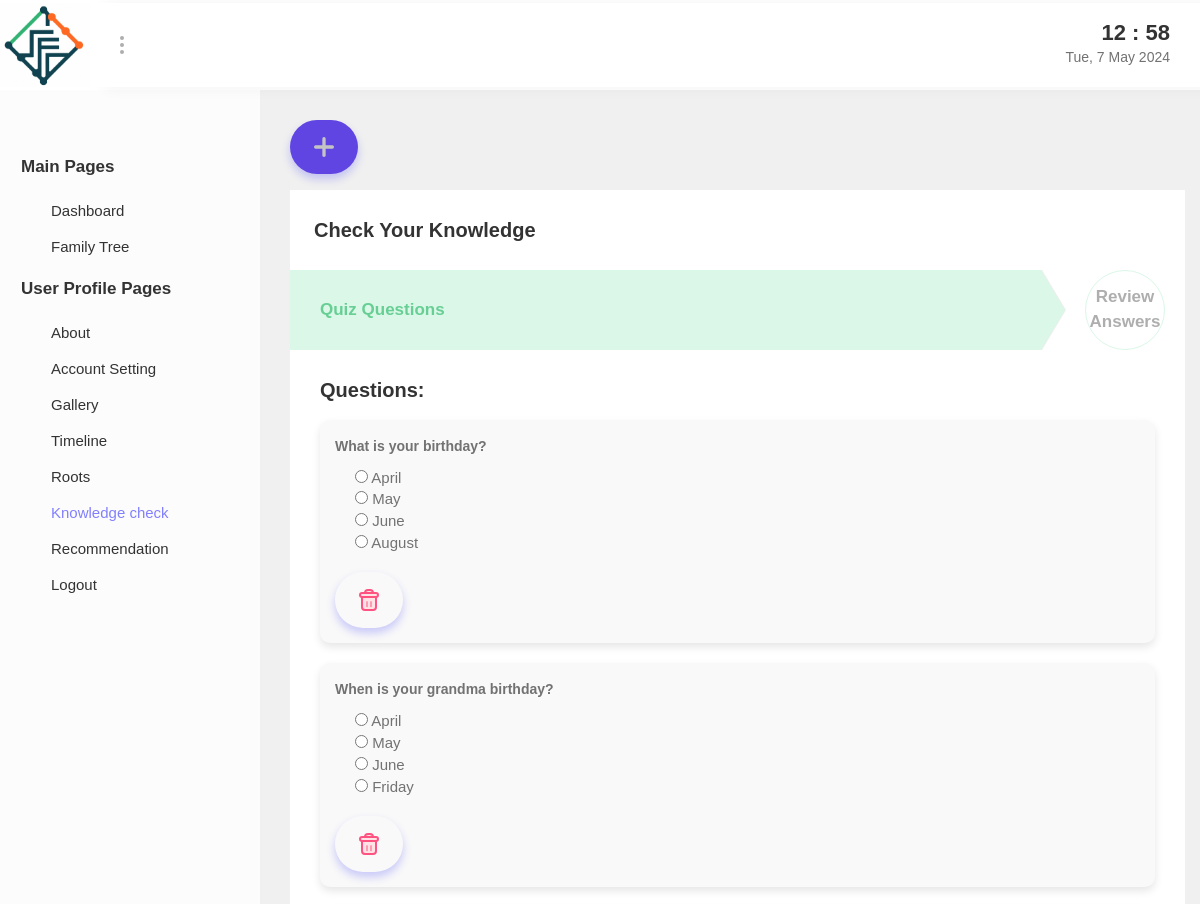
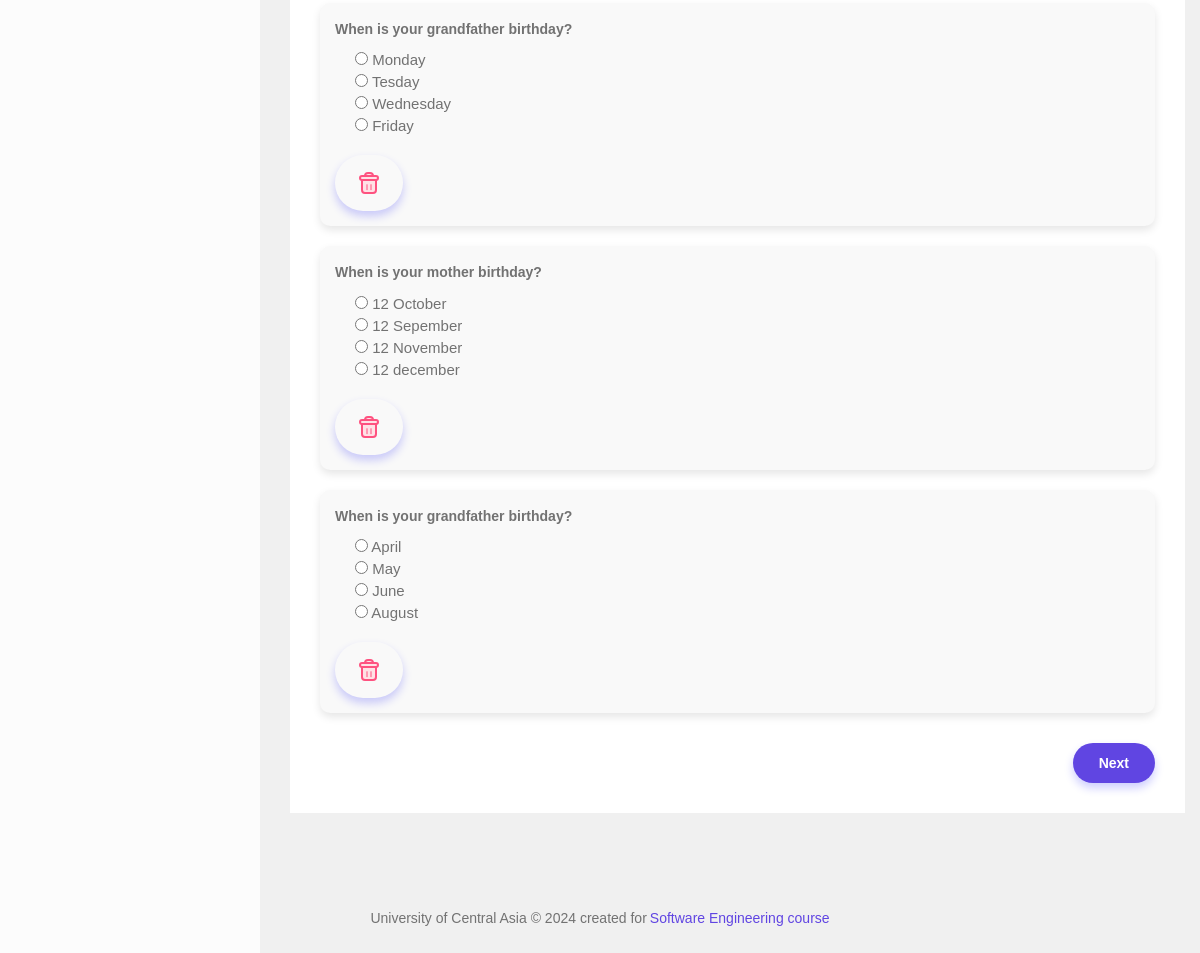
/quiz/ (signed in), run on an earlier commit of the app's database (2 pictures, top to bottom).
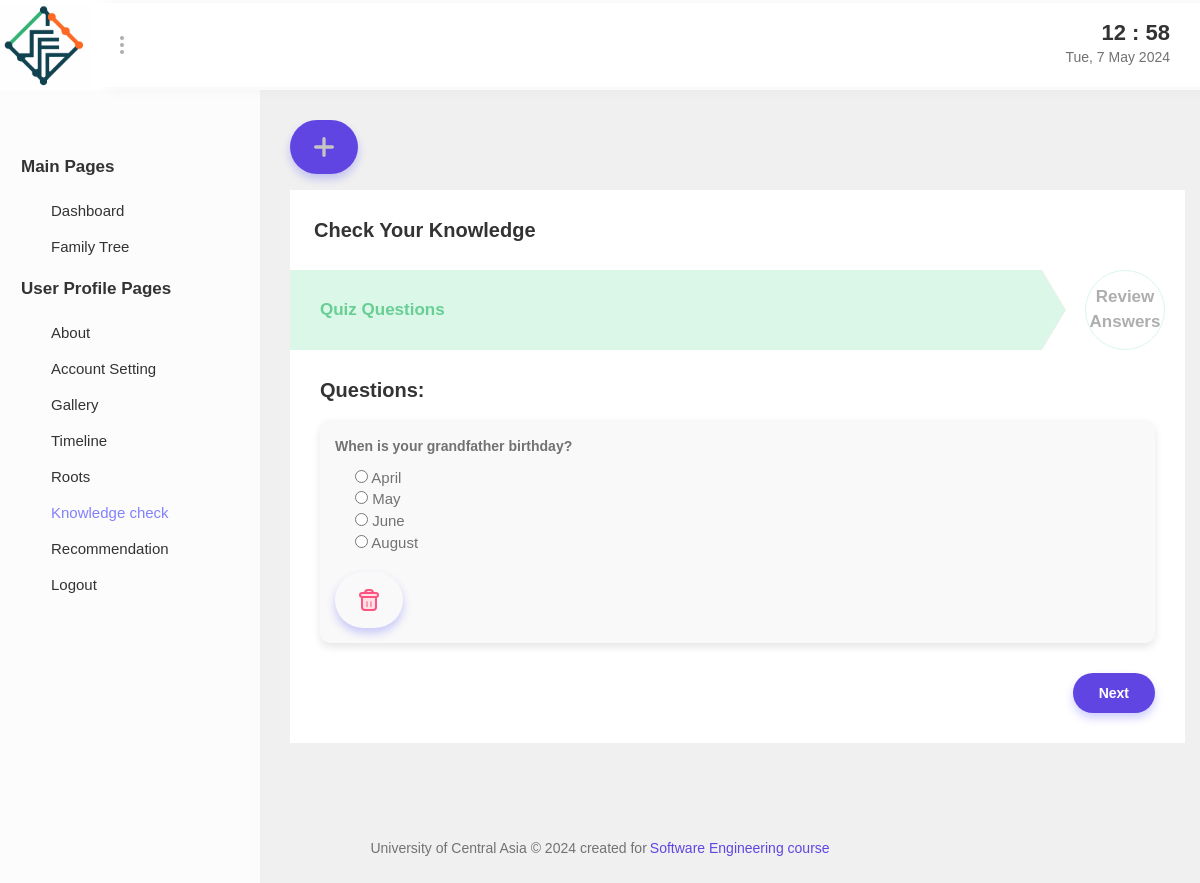
And on a later commit of the database.
### apps/core/models.py (models this page shows, shortened)
class Question(models.Model):
    user = models.ForeignKey(CustomUser, on_delete=models.CASCADE, related_name='questions', null=True, blank=True)
    question_text = models.TextField()
    option_one = models.CharField(max_length=200)
    option_two = models.CharField(max_length=200)
    option_three = models.CharField(max_length=200)
    option_four = models.CharField(max_length=200)
    correct_answer = models.CharField(max_length=200)

### apps/core/views.py (the view, shortened to what this page needs)
# urls.py: path('quiz/', views.quiz, name='quiz'),
@login_required
def quiz(request):
    try:
        questions = Question.objects.filter(user=request.user)
        return render(request, 'core/quiz/quiz.html', {'questions': questions})
    except Exception as e:
        logger.exception("An error occurred in quiz view: %s", str(e))
        return render(request, 'core/miscellaneous/404.html')

### templates/core/quiz/quiz.html (shortened to what this page needs)
<!DOCTYPE html>
{% load static %}
<html lang="zxx">
<head>
   <link rel="stylesheet" href="{% static 'bootstrap/css/bootstrap.min.css' %}">
   <link rel="stylesheet" href="{% static 'fonts/icofont/icofont.min.css' %}">
   <link rel="stylesheet" href="{% static 'plugins/perfect-scrollbar/perfect-scrollbar.min.css' %}">
   <link href="{% static 'plugins/jquery-smartwizard/smart_wizard_all.min.css' %}" rel="stylesheet" type="text/css" />
   <link rel="stylesheet" href="{% static 'css/style.css' %}">
</head>
<body>
    <div class="wrapper">
        {% include 'core/partials/header.html' %}
        <div class="main-wrapper">
            {% include 'core/partials/sidebar.html' %}
            <div class="main-content">
                <div class="container-fluid">
                    <div class="row">
                        <div class="col-12">
                            <button type="button" class="btn btn-primary mb-3" data-toggle="modal" data-target="#addQuestionModal" >
                                <img src="{% static 'img/svg/plus.svg' %}" alt="Add Timeline" width="20" height="20">
                            </button>
                            <div class="card mb-30">
                                <form method="post" action="{% url 'quiz' %}">
                                    <h4 class="font-20 mb-30 mt-30 mx-4">Check your knowledge</h4>
                                    <div id="smartwizard">
                                        <ul class="nav">
                                            <li>
                                                <a class="nav-link" href="#step-1">
                                                    Quiz Questions
                                                </a>
                                            </li>
                                            <li>
                                                <a class="nav-link" href="#step-2">
                                                    Review Answers
                                                </a>
                                            </li>
                                        </ul>
                                        <div class="tab-content">
                                            <div id="step-1" class="tab-pane" role="tabpanel">
                                                <div class="card-body">
                                                    <h4 class="font-20 mb-20">Questions:</h4>
                                                    {% if questions %}
                                                        {% for question in questions %}
                                                            <div style="background-color: #f9f9f9; border-radius: 10px; padding: 15px; box-shadow: 0 4px 8px rgba(0, 0, 0, 0.1); margin-bottom: 20px;">
                                                                <label style="font-size: 14px; font-weight: bold; margin-bottom: 10px;">{{ forloop.count }} {{ question.question_text }}</label>
                                                                <div style="margin-left: 20px; margin-bottom: 10px;">
                                                                    <input type="radio" id="option1_{{question.id}}" name="{{ question.id }}" value="{{ question.option_one }}"> {{ question.option_one }}<br>
                                                                    <input type="radio" id="option2_{{question.id}}" name="{{ question.id }}" value="{{ question.option_two }}"> {{ question.option_two }}<br>
                                                                    <input type="radio" id="option3_{{question.id}}" name="{{ question.id }}" value="{{ question.option_three }}"> {{ question.option_three }}<br>
                                                                    <input type="radio" id="option4_{{question.id}}" name="{{ question.id }}" value="{{ question.option_four }}"> {{ question.option_four }}<br>
                                                                </div>
                                                                <button type="button" class="btn btn-danger mt-2 delete-question" data-question-id="{{ question.id }}" style="background-color: transparent; border: none; transition: filter 0.3s;" onmouseover="this.style.filter='brightness(50%)'" onmouseout="this.style.filter='brightness(100%)'">
                                                                    <img src="{% static 'img/svg/delete.svg' %}" alt="Delete" width="20" height="20">
                                                                </button>
                                                            </div>
                                                        {% endfor %}
                                                    {% else %}
                                                        <div>Please add questions by clicking the button in the top left corner.</div>
                                                    {% endif %}
                                                </div>
                                            </div>
                                        </div>
                                    </div>
                                </form>
                            </div>
                            <div class="card-body">
                            </div>
                        </div>
                    </div>
                </div>
            </div>
        </div>
        {% include 'core/partials/footer.html' %}
    </div>
</body>
</html>

### templates/core/partials/header.html (shortened to what this page needs)
{% load static %}
<header class="header white-bg fixed-top d-flex align-content-center flex-wrap">
    <div class="logo">
       <a href="{% url 'home' %}" class="mobile-logo"><img src="{% static 'img/logo (ai).png' %}" alt=""></a>
    </div>
    <div class="main-header">
       <div class="container-fluid">
          <div class="row justify-content-between">
             <div class="col-3 col-lg-1 col-xl-4">
                <div class="main-header-left h-100 d-flex align-items-center">
                   <div class="main-header-user">
                      <a href="#" class="d-flex align-items-center" data-toggle="dropdown">
                         <div class="menu-icon">
                            <span></span>
                            <span></span>
                            <span></span>
                         </div>
                      </a>
                   </div>
                </div>
             </div>
             <div class="col-9 col-lg-11 col-xl-8">
                <div class="main-header-right d-flex justify-content-end">
                   <ul class="nav">
                      <li class="d-none d-lg-flex">
                         <div class="main-header-date-time text-right">
                            <h3 class="time">
                               <span id="hours">21</span>
                               <span id="point">:</span>
                               <span id="min">06</span>
                            </h3>
                            <span class="date"><span id="date">Tue, 12 October 2019</span></span>
                         </div>
                      </li>
                   </ul>
                </div>
             </div>
          </div>
       </div>
    </div>
 </header>

### templates/core/partials/sidebar.html (shortened to what this page needs)
<nav class="sidebar" data-trigger="scrollbar">
    <div class="sidebar-header d-none d-lg-block">
       <div class="sidebar-toogle-pin">
          <i class="icofont-tack-pin"></i>
       </div>
    </div>
    <div class="sidebar-body">
      <ul class="nav">
        <li class="nav-category">Main pages</li>
        <li {% if request.path == '/home/' %}class="active"{% endif %}>
            <a href="{% url 'home' %}">
                <span class="link-title">Dashboard</span>
            </a>
        </li>
        <li {% if request.path == '/tree/' %}class="active"{% endif %}>
            <a href="{% url 'tree' %}">
                <span class="link-title">Family Tree</span>
            </a>
        </li>
        <li class="nav-category">User Profile Pages</li>
        <li {% if request.path == '/about/' %}class="active"{% endif %}>
            <a href="{% url 'about' %}">
                <span class="link-title">About</span>
            </a>
        </li>
        <li {% if request.path == '/edit-profile/' %}class="active"{% endif %}>
            <a href="{% url 'edit_profile' %}">
                <span>Account Setting</span>
            </a>
        </li>
        <li {% if request.path == '/gallery/' %}class="active"{% endif %}>
            <a href="{% url 'gallery' %}">
                <span>Gallery</span>
            </a>
        </li>
        <li {% if request.path == '/timeline/' %}class="active"{% endif %}>
            <a href="{% url 'timeline' %}">
                <span>Timeline</span>
            </a>
        </li>
        <li {% if request.path == '/roots-list/' %}class="active"{% endif %}>
            <a href="{% url 'roots_grid' %}">
                <span>Roots</span>
            </a>
        </li>
        <li {% if request.path == '/quiz/' %}class="active"{% endif %}>
            <a href="{% url 'quiz' %}">
                <span>Knowledge check</span>
            </a>
        </li>
        <li {% if request.path == '/recommendation/' %}class="active"{% endif %}>
            <a href="{% url 'recommendation' %}">
                <span>Recommendation</span>
            </a>
        </li>
        <li>
            <a href="{% url 'logout' %}">
                <span>Logout</span>
            </a>
        </li>
     </ul>
 </nav>

### templates/core/partials/footer.html
<footer class="footer style--two">
    University of Central Asia © 2024 created for <a href="https://github.com/FamilyHeritageTree" style="margin-left: 3px;">Software Engineering course</a>
 </footer>

What changed in the data, as far as the page shows it:
removed Question: question_text "What is your birthday?", option_one "April", option_two "May", option_three "June", option_four "August"
removed Question: question_text "When is your grandma birthday?", option_one "April", option_two "May", option_three "June", option_four "Friday"
removed Question: question_text "When is your grandfather birthday?", option_one "Monday", option_two "Tesday", option_three "Wednesday", option_four "Friday"
removed Question: question_text "When is your mother birthday?", option_one "12 October", option_two "12 Sepember", option_three "12 November", option_four "12 december"
